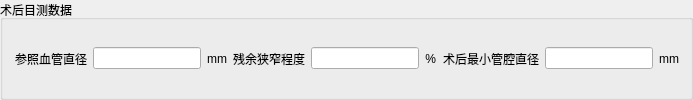
    <widget class="QGroupBox" name="groupBox_17">
     <property name="title">
      <string>术后目测数据</string>
     </property>
     <layout class="QVBoxLayout" name="verticalLayout_14">
      <item>
       <layout class="QHBoxLayout" name="horizontalLayout_12">
        <item>
         <widget class="QLabel" name="label_70">
          <property name="text">
           <string>参照血管直径</string>
          </property>
          <property name="alignment">
           <set>Qt::AlignRight|Qt::AlignTrailing|Qt::AlignVCenter</set>
          </property>
         </widget>
        </item>
        <item>
         <widget class="QLineEdit" name="m_lineShMCCZXGZJ"/>
        </item>
        <item>
         <widget class="QLabel" name="label_71">
          <property name="text">
           <string>mm</string>
          </property>
          <property name="alignment">
           <set>Qt::AlignRight|Qt::AlignTrailing|Qt::AlignVCenter</set>
          </property>
         </widget>
        </item>
        <item>
         <widget class="QLabel" name="label_72">
          <property name="text">
           <string>残余狭窄程度</string>
          </property>
          <property name="alignment">
           <set>Qt::AlignRight|Qt::AlignTrailing|Qt::AlignVCenter</set>
          </property>
         </widget>
        </item>
        <item>
         <widget class="QLineEdit" name="m_lineShMCCYXZCD"/>
        </item>
        <item>
         <widget class="QLabel" name="label_73">
          <property name="text">
           <string>%</string>
          </property>
          <property name="alignment">
           <set>Qt::AlignRight|Qt::AlignTrailing|Qt::AlignVCenter</set>
          </property>
         </widget>
        </item>
        <item>
         <widget class="QLabel" name="label_74">
          <property name="text">
           <string>术后最小管腔直径</string>
          </property>
          <property name="alignment">
           <set>Qt::AlignRight|Qt::AlignTrailing|Qt::AlignVCenter</set>
          </property>
         </widget>
        </item>
        <item>
         <widget class="QLineEdit" name="m_lineShMCZXGQZJ"/>
        </item>
        <item>
         <widget class="QLabel" name="label_75">
          <property name="text">
           <string>mm</string>
          </property>
          <property name="alignment">
           <set>Qt::AlignRight|Qt::AlignTrailing|Qt::AlignVCenter</set>
          </property>
         </widget>
        </item>
       </layout>
      </item>
     </layout>
    </widget>
